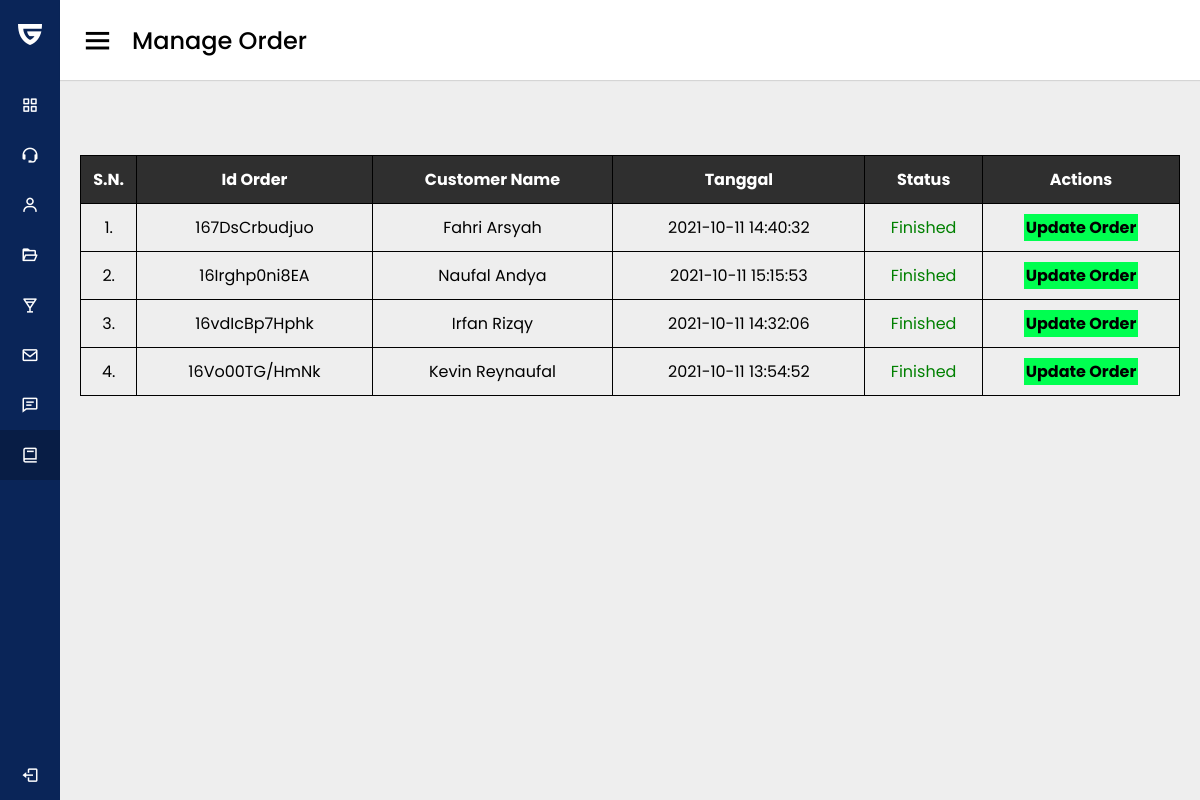
/Admin/manage-order.php (signed in), run on the app's committed database.
### tables this page shows
CREATE TABLE `tbl_cart` (
  `cart_id` int(10) UNSIGNED NOT NULL,
  `order_id` varchar(100) NOT NULL,
  `user_id` int(10) NOT NULL,
  `tgl_order` timestamp NULL DEFAULT current_timestamp(),
  `status` varchar(10) NOT NULL DEFAULT 'Cart'
);

CREATE TABLE `tbl_users` (
  `id` int(10) UNSIGNED NOT NULL,
  `img_user` varchar(255) NOT NULL,
  `username` varchar(150) NOT NULL,
  `email` varchar(150) NOT NULL,
  `password` varchar(150) NOT NULL
);

### Admin/manage-order.php (the view, shortened to what this page needs)
<?php
include('../Assets/Config/config.php');
?>
<html>
<head>
    <link rel="stylesheet" href="style.css">
    <link href='https://unpkg.com/boxicons@2.0.7/css/boxicons.min.css' rel='stylesheet'>
    <link rel="stylesheet" href="https://cdnjs.cloudflare.com/ajax/libs/font-awesome/5.15.3/css/all.min.css">
</head>
<body>
    <div class="sidebar">
        <div class="logo-details">
            <i class='fab fa-guilded'></i>
            <span class="logo_name">Gresda Food</span>
        </div>
        <ul class="nav-links">
            <li>
                <a href="index.php">
                    <i class='bx bx-grid-alt'></i>
                    <span class="links_name">Dashboard</span>
                </a>
            </li>
            <li>
                <a href="manage-admin.php">
                    <i class='bx bx-support'></i>
                    <span class="links_name">Manage Admin</span>
                </a>
            </li>
            <li>
                <a href="manage-user.php">
                    <i class='bx bx-user'></i>
                    <span class="links_name">Manage Users</span>
                </a>
            </li>
            <li>
                <a href="manage-category.php">
                    <i class='bx bx-folder-open'></i>
                    <span class="links_name">Manage Category</span>
                </a>
            </li>
            <li>
                <a href="manage-food.php">
                    <i class='bx bx-drink'></i>
                    <span class="links_name">Manage Food</span>
                </a>
            </li>
            <li>
                <a href="manage-contact.php">
                    <i class='bx bx-envelope'></i>
                    <span class="links_name">Manage Contact</span>
                </a>
            </li>
            <li>
                <a href="manage-review.php">
                    <i class='bx bx-comment-detail'></i>
                    <span class="links_name">Manage Review</span>
                </a>
            </li>
            <li>
                <a href="manage-order.php" class="active">
                    <i class='bx bx-book'></i>
                    <span class="links_name">Manage Order</span>
                </a>
            </li>
            <li class="log_out">
                <a href="Assets/logout.php">
                    <i class='bx bx-log-out'></i>
                    <span class="links_name">Log out</span>
                </a>
            </li>
        </ul>
    </div>
    <section class="home-section">
        <nav>
            <div class="sidebar-button">
                <i class='bx bx-menu sidebarBtn'></i>
                <span class="dashboard">Manage Order</span>
            </div>
        </nav>
        <br>
        <div class="home-content">
            <div class="overview-boxes">
                <table class="tbl-full">
                    <tr>
                        <th>S.N.</th>
                        <th>Id Order</th>
                        <th>Customer Name</th>
                        <th>Tanggal</th>
                        <th>Status</th>
                        <th>Actions</th>
                    </tr>
                    <?php
                    $sql = "SELECT * FROM tbl_cart c, tbl_users u  where u.id=c.user_id and c.cart_id order by c.order_id ASC";
                    $res = mysqli_query($conn, $sql);
                    $count = mysqli_num_rows($res);
                    $sn = 1;
                    if ($count > 0) {
                        while ($row = mysqli_fetch_assoc($res)) {
                            $order_id = $row['order_id'];
                            $username = $row['username'];
                            $order_date = $row['tgl_order'];
                            $status = $row['status'];
                    ?>
                            <tr>
                                <td><?php echo $sn++; ?>. </td>
                                <td><?php echo $order_id; ?></td>
                                <td><?php echo $username; ?></td>
                                <td><?php echo $order_date; ?></td>
                                <td>
                                    <?php
                                    if ($status == "Cart") {
                                        echo "<label style='color: black;'>$status</label>";
                                    } else if ($status == "Payment") {
                                        echo "<label style='color: blue;'>$status</label>";
                                    } else if ($status == "Confirmed") {
                                        echo "<label style='color: red;'>$status</label>";
                                    } else if ($status == "Delivery") {
                                        echo "<label style='color: red;'>$status</label>";
                                    } elseif ($status == "Review") {
                                        echo "<label style='color: blue;'>$status</label>";
                                    } elseif ($status == "Finished") {
                                        echo "<label style='color: green;'>$status</label>";
                                    } elseif ($status == "Canceled") {
                                        echo "<label style='color: black;'>$status</label>";
                                    } else {
                                        echo "<label style='color: red;'>ERROR</label>";
                                    }
                                    ?>
                                </td>
                                <td>
                                    <a href="<?php echo SITEURL; ?>admin/update-order.php?id=<?php echo $order_id; ?>" class="btn-secondary">Update Order</a>
                                </td>
                            </tr>
                    <?php
                        }
                    } else {
                        echo "<tr><td colspan='12' class='error'>Orders not Available</td></tr>";
                    }
                    ?>
                </table>
            </div>
        </div>
    </section>
</body>
</html>

### Admin/style.css (style rules this page uses)
* { margin: 0; padding: 0; box-sizing: border-box; font-family: 'Poppins', sans-serif; }
.sidebar { position: fixed; height: 100%; width: 60px; background: #0A2558; transition: all 0.5s ease; }
.sidebar .logo-details { height: 70px; display: flex; align-items: center; }
.sidebar .logo-details i { font-size: 28px; font-weight: 500; color: #fff; min-width: 60px; text-align: center }
.sidebar .logo-details .logo_name { color: #fff; font-size: 24px; font-weight: 500; white-space: nowrap; }
.sidebar .nav-links { margin-top: 10px; }
.sidebar .nav-links li { position: relative; list-style: none; height: 50px; }
.sidebar .nav-links li a { height: 100%; width: 100%; display: flex; align-items: center; text-decoration: none; transition: all 0.4s ease; }
.sidebar .nav-links li a.active { background: #081D45; }
.sidebar .nav-links li i { min-width: 60px; text-align: center; font-size: 18px; color: #fff; }
.sidebar .nav-links li a .links_name { color: #fff; font-size: 15px; font-weight: 400; white-space: nowrap; }
.sidebar .nav-links .log_out { position: absolute; bottom: 0; width: 100%; }
.home-section { position: relative; background: #eeeeee; min-height: 100vh; width: calc(100% - 60px); left: 60px; transition: all 0.5s ease; }
.home-section nav { display: flex; justify-content: space-between; height: 80px; background: #fff; display: flex; align-items: center; position: fixed; left: 60px; width: calc(100% - 60px); z-index: 100; padding: 0 20px; box-shadow: 0 1px 1px rgba(0, 0, 0, 0.1); transition: all 0.5s ease; }
.home-section nav .sidebar-button { display: flex; align-items: center; font-size: 24px; font-weight: 500; }
nav .sidebar-button i { font-size: 35px; margin-right: 17px; }
.home-section .home-content { position: relative; padding-top: 104px; }
.home-content .overview-boxes { display: flex; align-items: center; justify-content: space-between; flex-wrap: wrap; padding: 0 20px; margin-bottom: 26px; }
.tbl-full { width: 100%; border-collapse: collapse; }
table tr th { border: 1px solid black; padding: 1%; background-color: rgba(0, 0, 0, 0.8); text-align: center; color: white; }
table tr td { border: 1px solid black; padding: 1%; text-align: center; }
.btn-secondary { background-color: #00ff50; padding: 1%; color: black; text-decoration: none; font-weight: bold; }
@media (max-width: 1240px) { .sidebar { width: 60px; } }
@media (max-width: 1240px) { .home-section nav { width: calc(100% - 60px); left: 60px; } }
@media (max-width: 1240px) { .home-section { width: calc(100% - 60px); left: 60px; } }

### data on the page
tbl_cart: order "167DsCrbudjuo", user.username "Fahri Arsyah", tgl_order "2021-10-11 14:40:32", status "Finished"
tbl_cart: order "16Irghp0ni8EA", user.username "Naufal Andya", tgl_order "2021-10-11 15:15:53", status "Finished"
tbl_cart: order "16vdIcBp7Hphk", user.username "Irfan Rizqy", tgl_order "2021-10-11 14:32:06", status "Finished"
tbl_cart: order "16Vo00TG/HmNk", user.username "Kevin Reynaufal", tgl_order "2021-10-11 13:54:52", status "Finished"
